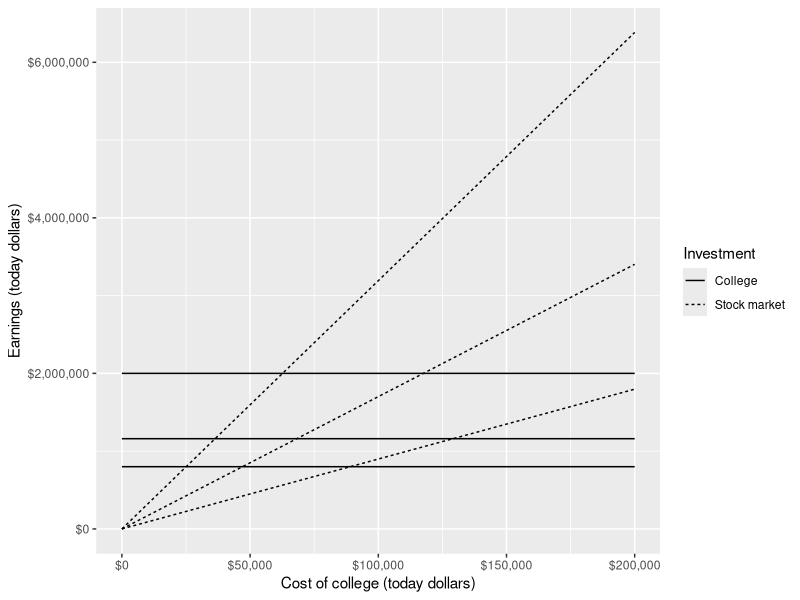
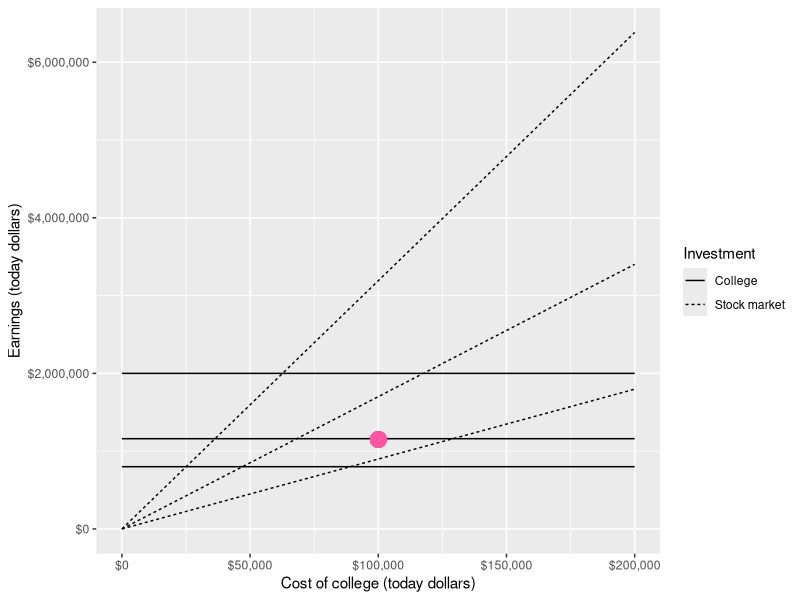

Generate these figures, in order, with R:
library(ggplot2)
library(reshape2)
library(scales)

# tuition <- c(europe = 5e4,
#              us.public = 8e4,
#              us.private = 2e5)
tuition <- c(0, 2e5)
years.invested <- 65 - 20 # the nominal working life
stock.market.return <- 1.068 # from Greenstone & Looney, 2011

lifetime.earnings <- c(
  engineering = 2e6,
  all.majors = 1.16e6,
  early.childhood.education = 8e5
)

college <- data.frame(
  tuition = rep(tuition, length(lifetime.earnings)),
  Investment = 'College',
  full.investment = paste0('Lifetime earnings (median ',
                           sub('\\.', ' ', names(lifetime.earnings)), ')'),
  earnings = unname(lifetime.earnings)
)

not.college <- data.frame(
  tuition = rep(tuition, each = 3),
  Investment = 'Stock market'
)
not.college$stock.market.return <- c(1.050, 1.065, 1.080)
not.college$earnings <- not.college$tuition *
                        not.college$stock.market.return ^
                        years.invested
not.college$full.investment <- paste0(
  'Stock market (',
  round(100 * (not.college$stock.market.return - 1), 1),
  '% annual return)')
not.college$stock.market.return <- NULL

alternatives <- rbind(college, not.college)
p <- ggplot(alternatives) +
  aes(x = tuition, y = earnings, group = full.investment,
      linetype = Investment) +
  scale_x_continuous('Cost of college (today dollars)', labels = dollar) +
  scale_y_continuous('Earnings (today dollars)', labels = dollar) +
  geom_line()

p.tom <- p +
  geom_point(x = 1e5, y = 1.15e6, color = '#fe57a1', size = 5)
